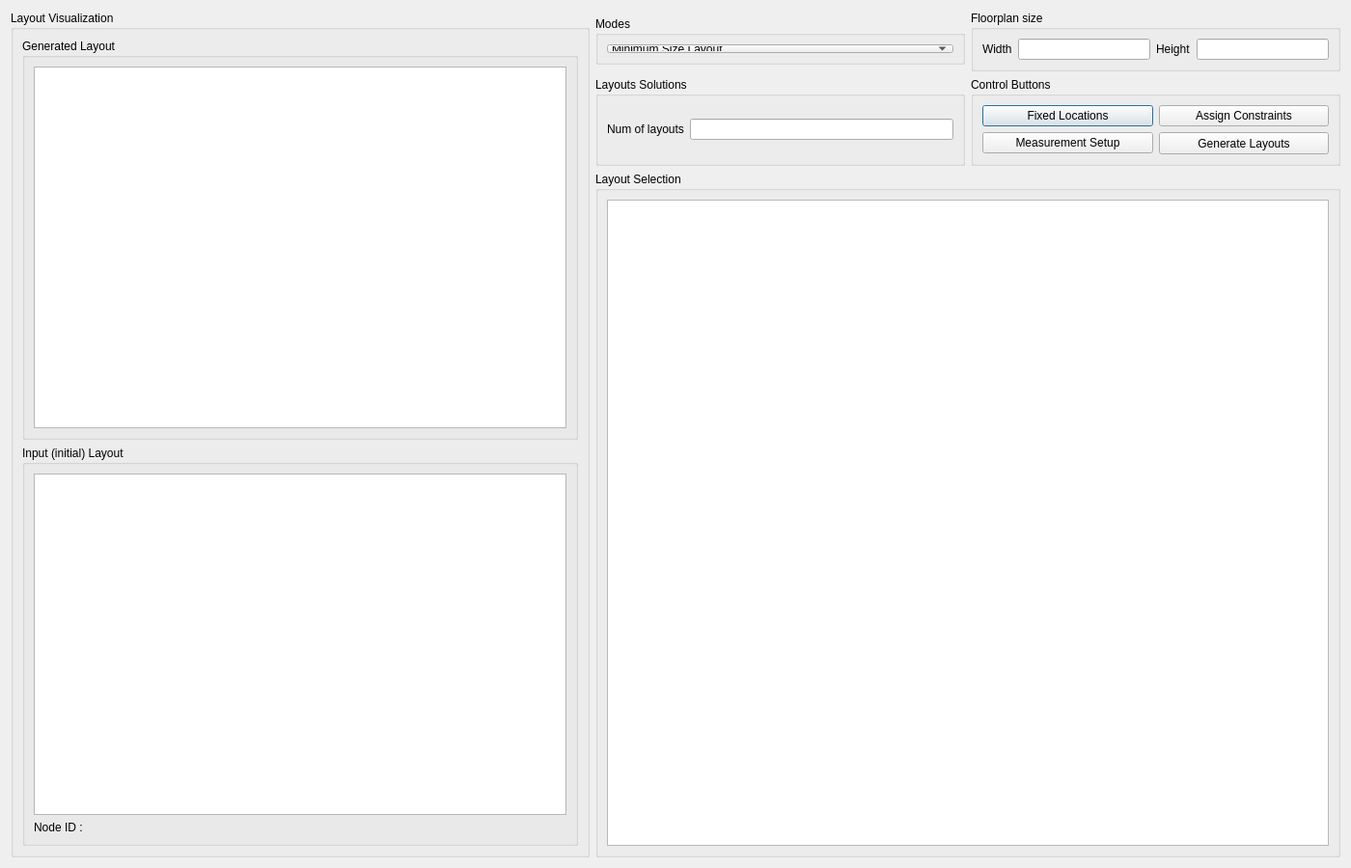
<?xml version="1.0" encoding="UTF-8"?>
<ui version="4.0">
 <class>CornerStitch_Dialog</class>
 <widget class="QDialog" name="CornerStitch_Dialog">
  <property name="geometry">
   <rect>
    <x>0</x>
    <y>0</y>
    <width>1400</width>
    <height>900</height>
   </rect>
  </property>
  <property name="windowTitle">
   <string>Solution Browser </string>
  </property>
  <layout class="QGridLayout" name="gridLayout_7">
   <item row="0" column="0" rowspan="3">
    <widget class="QGroupBox" name="grbox_view">
     <property name="minimumSize">
      <size>
       <width>600</width>
       <height>600</height>
      </size>
     </property>
     <property name="maximumSize">
      <size>
       <width>16777215</width>
       <height>16777215</height>
      </size>
     </property>
     <property name="title">
      <string>Layout Visualization</string>
     </property>
     <layout class="QGridLayout" name="gridLayout_9">
      <item row="0" column="0">
       <widget class="QGroupBox" name="groupBox_4">
        <property name="title">
         <string>Generated Layout</string>
        </property>
        <layout class="QGridLayout" name="gridLayout_6">
         <item row="0" column="0">
          <widget class="QGraphicsView" name="grview_layout_sols"/>
         </item>
        </layout>
       </widget>
      </item>
      <item row="1" column="0">
       <widget class="QGroupBox" name="groupBox_5">
        <property name="title">
         <string>Input (initial) Layout</string>
        </property>
        <layout class="QGridLayout" name="gridLayout_8">
         <item row="0" column="0">
          <widget class="QGraphicsView" name="grview_init_layout"/>
         </item>
         <item row="1" column="0">
          <widget class="QLabel" name="Node_ID">
           <property name="text">
            <string>Node ID : </string>
           </property>
          </widget>
         </item>
        </layout>
       </widget>
      </item>
     </layout>
    </widget>
   </item>
   <item row="0" column="1">
    <widget class="QGroupBox" name="grbox_modes">
     <property name="maximumSize">
      <size>
       <width>16777215</width>
       <height>50</height>
      </size>
     </property>
     <property name="title">
      <string>Modes</string>
     </property>
     <layout class="QGridLayout" name="gridLayout_5">
      <item row="0" column="0">
       <widget class="QComboBox" name="cmb_modes">
        <property name="sizePolicy">
         <sizepolicy hsizetype="Preferred" vsizetype="Maximum">
          <horstretch>0</horstretch>
          <verstretch>0</verstretch>
         </sizepolicy>
        </property>
        <property name="maximumSize">
         <size>
          <width>16777215</width>
          <height>100</height>
         </size>
        </property>
        <item>
         <property name="text">
          <string>Minimum Size Layout</string>
         </property>
        </item>
        <item>
         <property name="text">
          <string>Variable Size Layout</string>
         </property>
        </item>
        <item>
         <property name="text">
          <string>Fixed Size Layout</string>
         </property>
        </item>
        <item>
         <property name="text">
          <string>Fixed Size with Fixed Loactions</string>
         </property>
        </item>
       </widget>
      </item>
     </layout>
    </widget>
   </item>
   <item row="0" column="2">
    <widget class="QGroupBox" name="grbox_flsize">
     <property name="maximumSize">
      <size>
       <width>16777215</width>
       <height>100</height>
      </size>
     </property>
     <property name="title">
      <string>Floorplan size</string>
     </property>
     <layout class="QGridLayout" name="gridLayout_2">
      <item row="0" column="0">
       <widget class="QLabel" name="lbl_width">
        <property name="minimumSize">
         <size>
          <width>0</width>
          <height>20</height>
         </size>
        </property>
        <property name="maximumSize">
         <size>
          <width>100</width>
          <height>100</height>
         </size>
        </property>
        <property name="text">
         <string>Width</string>
        </property>
       </widget>
      </item>
      <item row="0" column="1">
       <widget class="QLineEdit" name="txt_width"/>
      </item>
      <item row="0" column="2">
       <widget class="QLabel" name="lbl_height_2">
        <property name="text">
         <string>Height</string>
        </property>
       </widget>
      </item>
      <item row="0" column="3">
       <widget class="QLineEdit" name="txt_height"/>
      </item>
     </layout>
    </widget>
   </item>
   <item row="1" column="1">
    <widget class="QGroupBox" name="groupBox">
     <property name="maximumSize">
      <size>
       <width>16777215</width>
       <height>100</height>
      </size>
     </property>
     <property name="title">
      <string>Layouts Solutions</string>
     </property>
     <layout class="QGridLayout" name="gridLayout_3">
      <item row="0" column="0">
       <widget class="QLabel" name="lbl_num_layouts">
        <property name="maximumSize">
         <size>
          <width>100</width>
          <height>100</height>
         </size>
        </property>
        <property name="text">
         <string>Num of layouts</string>
        </property>
       </widget>
      </item>
      <item row="0" column="1">
       <widget class="QLineEdit" name="txt_num_layouts"/>
      </item>
     </layout>
     <zorder>txt_num_layouts</zorder>
     <zorder>lbl_num_layouts</zorder>
    </widget>
   </item>
   <item row="1" column="2">
    <widget class="QGroupBox" name="groupBox_3">
     <property name="title">
      <string>Control Buttons</string>
     </property>
     <layout class="QGridLayout" name="gridLayout">
      <item row="0" column="0">
       <widget class="QPushButton" name="btn_fixed_locs">
        <property name="text">
         <string>Fixed Locations</string>
        </property>
       </widget>
      </item>
      <item row="0" column="1">
       <widget class="QPushButton" name="btn_constraints">
        <property name="text">
         <string>Assign Constraints</string>
        </property>
       </widget>
      </item>
      <item row="1" column="0">
       <widget class="QPushButton" name="btn_eval_setup">
        <property name="text">
         <string>Measurement Setup</string>
        </property>
       </widget>
      </item>
      <item row="1" column="1">
       <widget class="QPushButton" name="btn_gen_layouts">
        <property name="minimumSize">
         <size>
          <width>100</width>
          <height>23</height>
         </size>
        </property>
        <property name="maximumSize">
         <size>
          <width>16777215</width>
          <height>23</height>
         </size>
        </property>
        <property name="text">
         <string>Generate Layouts</string>
        </property>
       </widget>
      </item>
     </layout>
    </widget>
   </item>
   <item row="2" column="1" colspan="2">
    <widget class="QGroupBox" name="groupBox_2">
     <property name="title">
      <string>Layout Selection</string>
     </property>
     <layout class="QGridLayout" name="gridLayout_4">
      <item row="0" column="0">
       <widget class="QGraphicsView" name="grview_sols_browser"/>
      </item>
     </layout>
    </widget>
   </item>
  </layout>
 </widget>
 <resources/>
 <connections/>
</ui>
